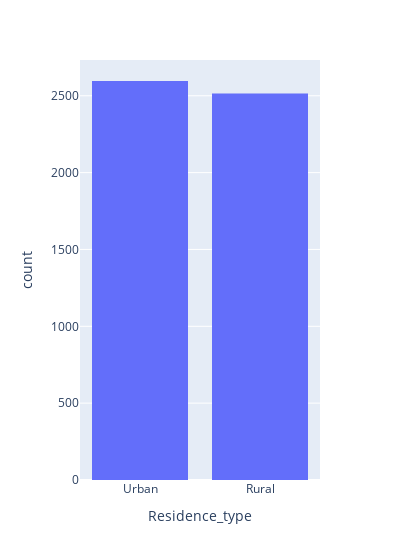

Here is the notebook cell this chart was saved with:
### Code cell
fig = px.histogram(df, x='Residence_type', width=400)
fig.show()

### Figure 1 — Plotly figure (JSON) as saved in the notebook; plotly's stock layout.template omitted (floating-point values rounded to 4 significant figures; data arrays with more than 128 entries replaced by an {"elided": "..."} marker saying what was removed)
{"data": [{"alignmentgroup": "True", "bingroup": "x", "hovertemplate": "Residence_type=%{x}<br>count=%{y}<extra></extra>", "legendgroup": "", "marker": {"color": "#636efa", "pattern": {"shape": ""}}, "name": "", "offsetgroup": "", "orientation": "v", "showlegend": false, "type": "histogram", "x": {"elided": "5110 str values"}, "xaxis": "x", "yaxis": "y"}], "layout": {"barmode": "relative", "legend": {"tracegroupgap": 0}, "margin": {"t": 60}, "width": 400, "xaxis": {"anchor": "y", "domain": [0, 1], "title": {"text": "Residence_type"}}, "yaxis": {"anchor": "x", "domain": [0, 1], "title": {"text": "count"}}}}
